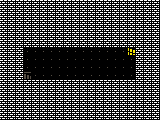

This is a level from a 2D game, rendered from its Tiled map with the project's own tilesets. A one-line summary and the complete map file follow:
An orthogonal 20x15 tile map with 8x8 px tiles, 1 tile layer (level1).

<map version="1.10" tiledversion="1.10.1" orientation="orthogonal" renderorder="left-up" width="20" height="15" tilewidth="8" tileheight="8" infinite="0" nextlayerid="2" nextobjectid="1">
 <editorsettings>
  <export target="../src/assets/json/map.json" format="json" />
 </editorsettings>
 <tileset firstgid="1" name="decorations" tilewidth="8" tileheight="8" tilecount="4" columns="4">
  <image source="../src/assets/img/decorations.png" width="32" height="8" />
  <tile id="0">
   <properties>
    <property name="solid" type="bool" value="true" />
   </properties>
  </tile>
 </tileset>
 <layer id="1" name="level1" width="20" height="15">
  <data encoding="csv">
1,1,1,1,1,1,1,1,1,1,1,1,1,1,1,1,1,1,1,1,
1,1,1,1,1,1,1,1,1,1,1,1,1,1,1,1,1,1,1,1,
1,1,1,1,1,1,1,1,1,1,1,1,1,1,1,1,1,1,1,1,
1,1,1,1,1,1,1,1,1,1,1,1,1,1,1,1,1,1,1,1,
1,1,1,1,1,1,1,1,1,1,1,1,1,1,1,1,1,1,1,1,
1,1,1,1,1,1,1,1,1,1,1,1,1,1,1,1,1,1,1,1,
1,1,1,2,2,2,2,2,2,2,2,2,2,2,2,2,3,1,1,1,
1,1,1,2,2,2,2,2,2,2,2,2,2,2,2,2,2,1,1,1,
1,1,1,2,2,2,2,2,2,2,2,2,2,2,2,2,2,1,1,1,
1,1,1,4,2,2,2,2,2,2,2,2,2,2,2,2,2,1,1,1,
1,1,1,1,1,1,1,1,1,1,1,1,1,1,1,1,1,1,1,1,
1,1,1,1,1,1,1,1,1,1,1,1,1,1,1,1,1,1,1,1,
1,1,1,1,1,1,1,1,1,1,1,1,1,1,1,1,1,1,1,1,
1,1,1,1,1,1,1,1,1,1,1,1,1,1,1,1,1,1,1,1,
1,1,1,1,1,1,1,1,1,1,1,1,1,1,1,1,1,1,1,1
</data>
 </layer>
</map>